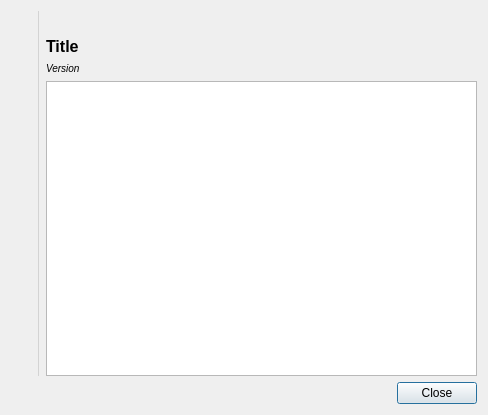
<?xml version="1.0" encoding="UTF-8"?>
<ui version="4.0">
 <class>About</class>
 <widget class="QDialog" name="About">
  <property name="geometry">
   <rect>
    <x>0</x>
    <y>0</y>
    <width>488</width>
    <height>415</height>
   </rect>
  </property>
  <property name="styleSheet">
   <string notr="true">#line {
  color: lightgrey;
}

#title {
  font-weight: bold;
  font-size: 16px;
}

#version {
  font-style: italic;
  font-size: 10px;
}
</string>
  </property>
  <layout class="QVBoxLayout" name="verticalLayout_4">
   <item>
    <layout class="QHBoxLayout" name="horizontalLayout">
     <item>
      <layout class="QVBoxLayout" name="verticalLayout_3">
       <item>
        <widget class="QLabel" name="label">
         <property name="pixmap">
          <pixmap resource="../data/data.qrc">:/icon.png</pixmap>
         </property>
         <property name="scaledContents">
          <bool>false</bool>
         </property>
        </widget>
       </item>
       <item>
        <spacer name="verticalSpacer">
         <property name="orientation">
          <enum>Qt::Vertical</enum>
         </property>
         <property name="sizeHint" stdset="0">
          <size>
           <width>20</width>
           <height>40</height>
          </size>
         </property>
        </spacer>
       </item>
      </layout>
     </item>
     <item>
      <widget class="Line" name="line">
       <property name="frameShadow">
        <enum>QFrame::Plain</enum>
       </property>
       <property name="orientation">
        <enum>Qt::Vertical</enum>
       </property>
      </widget>
     </item>
     <item>
      <layout class="QVBoxLayout" name="verticalLayout_2">
       <item>
        <widget class="QWidget" name="widget" native="true">
         <property name="maximumSize">
          <size>
           <width>16777215</width>
           <height>64</height>
          </size>
         </property>
         <layout class="QVBoxLayout" name="verticalLayout">
          <property name="margin">
           <number>0</number>
          </property>
          <item>
           <spacer name="verticalSpacer_2">
            <property name="orientation">
             <enum>Qt::Vertical</enum>
            </property>
            <property name="sizeHint" stdset="0">
             <size>
              <width>20</width>
              <height>40</height>
             </size>
            </property>
           </spacer>
          </item>
          <item>
           <widget class="QLabel" name="title">
            <property name="text">
             <string>Title</string>
            </property>
           </widget>
          </item>
          <item>
           <widget class="QLabel" name="version">
            <property name="text">
             <string>Version</string>
            </property>
           </widget>
          </item>
         </layout>
        </widget>
       </item>
       <item>
        <widget class="QTextBrowser" name="content">
         <property name="openExternalLinks">
          <bool>true</bool>
         </property>
        </widget>
       </item>
      </layout>
     </item>
    </layout>
   </item>
   <item>
    <widget class="QDialogButtonBox" name="buttonBox">
     <property name="orientation">
      <enum>Qt::Horizontal</enum>
     </property>
     <property name="standardButtons">
      <set>QDialogButtonBox::Close</set>
     </property>
    </widget>
   </item>
  </layout>
 </widget>
 <resources>
  <include location="../data/data.qrc"/>
 </resources>
 <connections>
  <connection>
   <sender>buttonBox</sender>
   <signal>accepted()</signal>
   <receiver>About</receiver>
   <slot>accept()</slot>
   <hints>
    <hint type="sourcelabel">
     <x>248</x>
     <y>254</y>
    </hint>
    <hint type="destinationlabel">
     <x>157</x>
     <y>274</y>
    </hint>
   </hints>
  </connection>
  <connection>
   <sender>buttonBox</sender>
   <signal>rejected()</signal>
   <receiver>About</receiver>
   <slot>reject()</slot>
   <hints>
    <hint type="sourcelabel">
     <x>316</x>
     <y>260</y>
    </hint>
    <hint type="destinationlabel">
     <x>286</x>
     <y>274</y>
    </hint>
   </hints>
  </connection>
 </connections>
</ui>
